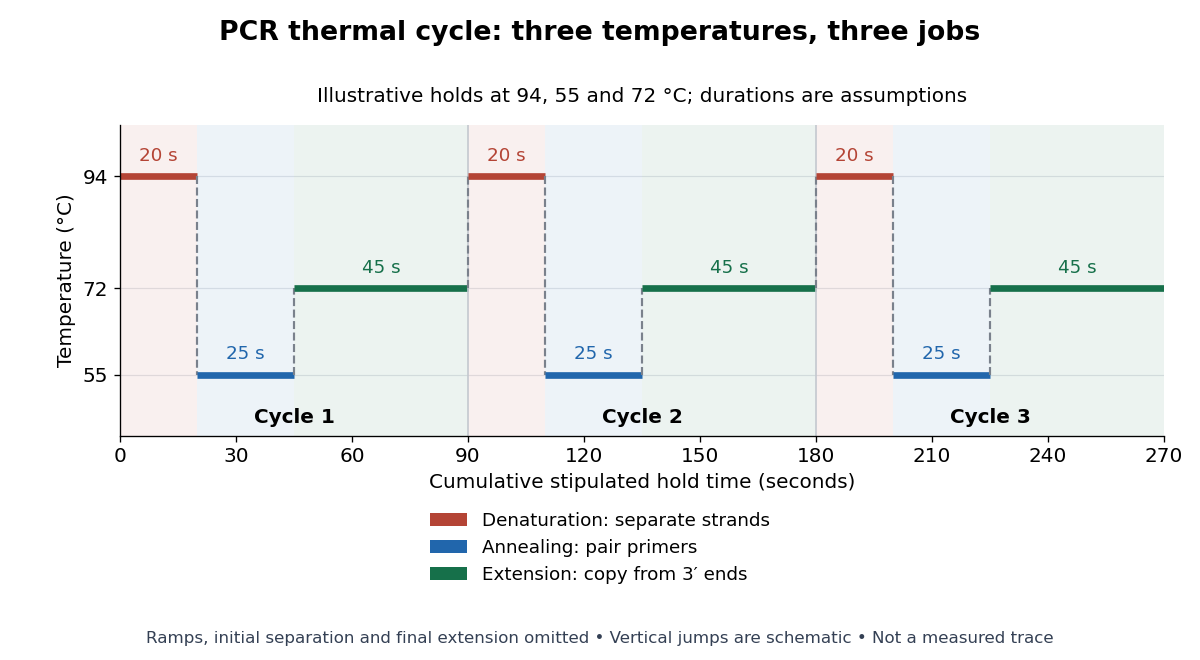

This figure's Python source:
"""Draw an illustrative thermal schedule, not measured thermocycler data.

Tested with Python 3.14 / matplotlib 3.10.7; run from _media.
Writes pcr-thermal-cycle-stage-chart.png in the CWD.
"""
from pathlib import Path
import matplotlib.pyplot as plt
from matplotlib.patches import Patch


def main():
    plt.rcParams.update({'font.size': 12, 'font.family': 'DejaVu Sans'})
    fig, ax = plt.subplots(figsize=(10, 5.5), dpi=120)
    fig.patch.set_facecolor('white')
    ax.set_facecolor('white')
    holds = [(20, 94, '#b44435', 'Denaturation', 'separate strands'),
             (25, 55, '#2166ac', 'Annealing', 'pair primers'),
             (45, 72, '#16704a', 'Extension', 'copy from 3′ ends')]
    cursor = 0
    for cycle in range(3):
        previous = None
        for duration, temp, color, _, _ in holds:
            if previous is not None:
                ax.plot([cursor, cursor], [previous, temp], color='#7a818c', lw=1.3, ls='--')
            elif cycle:
                ax.plot([cursor, cursor], [72, temp], color='#7a818c', lw=1.3, ls='--')
            ax.axvspan(cursor, cursor + duration, color=color, alpha=0.08, lw=0)
            ax.plot([cursor, cursor + duration], [temp, temp], color=color, lw=4, solid_capstyle='butt')
            ax.text(cursor + duration/2, temp + 2.2, f'{duration} s', ha='center', va='bottom', fontsize=11, color=color)
            cursor += duration
            previous = temp
        ax.text(cycle * 90 + 45, 45.5, f'Cycle {cycle + 1}', ha='center', fontsize=12, weight='bold')
        if cycle < 2:
            ax.axvline(cursor, color='#c4c8cf', lw=1)
    ax.set(xlim=(0, 270), ylim=(43, 104), xlabel='Cumulative stipulated hold time (seconds)', ylabel='Temperature (°C)', xticks=range(0, 271, 30), yticks=[55, 72, 94])
    ax.spines[['top', 'right']].set_visible(False)
    ax.grid(axis='y', color='#e3e5e9', lw=0.7)
    ax.set_axisbelow(True)
    fig.suptitle('PCR thermal cycle: three temperatures, three jobs', fontsize=16, weight='bold', y=0.97)
    ax.set_title('Illustrative holds at 94, 55 and 72 °C; durations are assumptions', fontsize=12, pad=14)
    handles = [Patch(facecolor=color, label=f'{name}: {job}') for _, _, color, name, job in holds]
    fig.legend(handles=handles, loc='lower center', bbox_to_anchor=(0.5, 0.09), ncol=1, frameon=False, fontsize=11)
    fig.text(0.5, 0.025, 'Ramps, initial separation and final extension omitted • Vertical jumps are schematic • Not a measured trace', ha='center', fontsize=10, color='#344054')
    fig.subplots_adjust(left=0.1, right=0.97, top=0.81, bottom=0.34)
    fig.savefig(Path.cwd() / (Path(__file__).stem + '.png'), facecolor='white', transparent=False)
    plt.close(fig)


if __name__ == '__main__':
    main()
